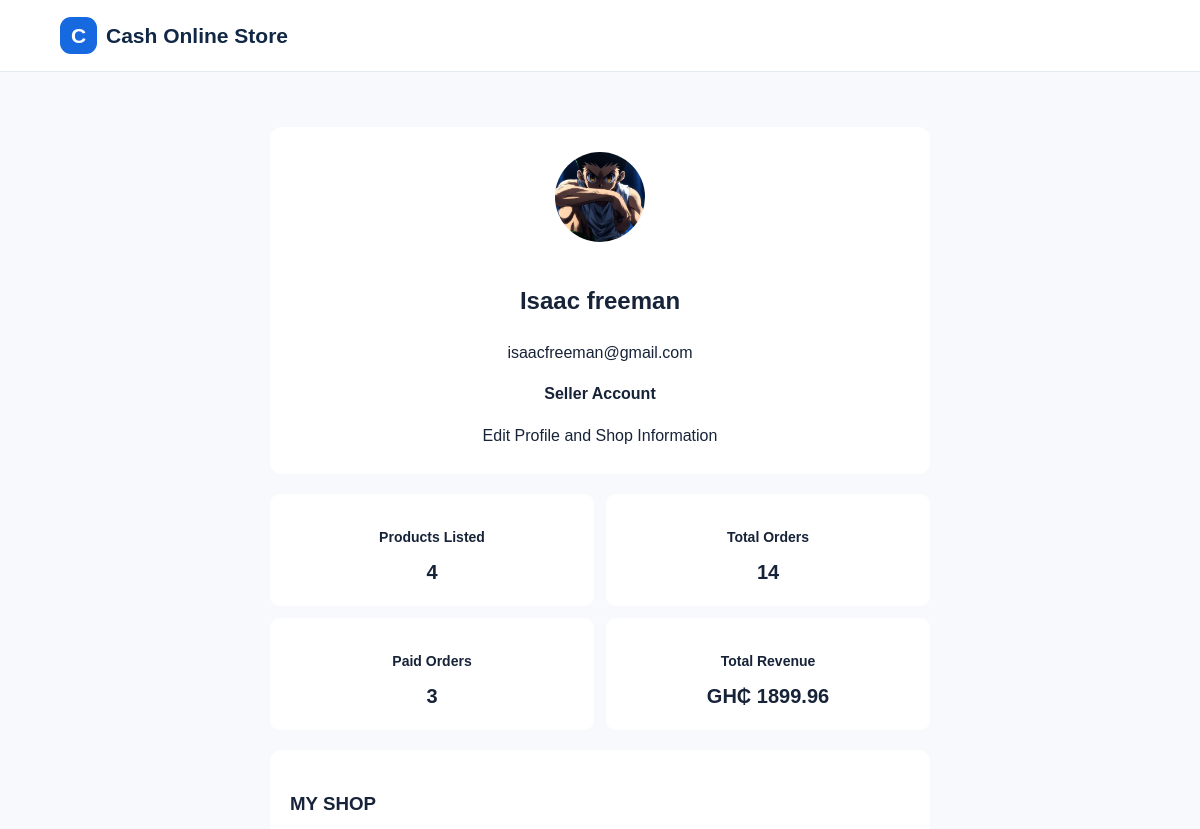
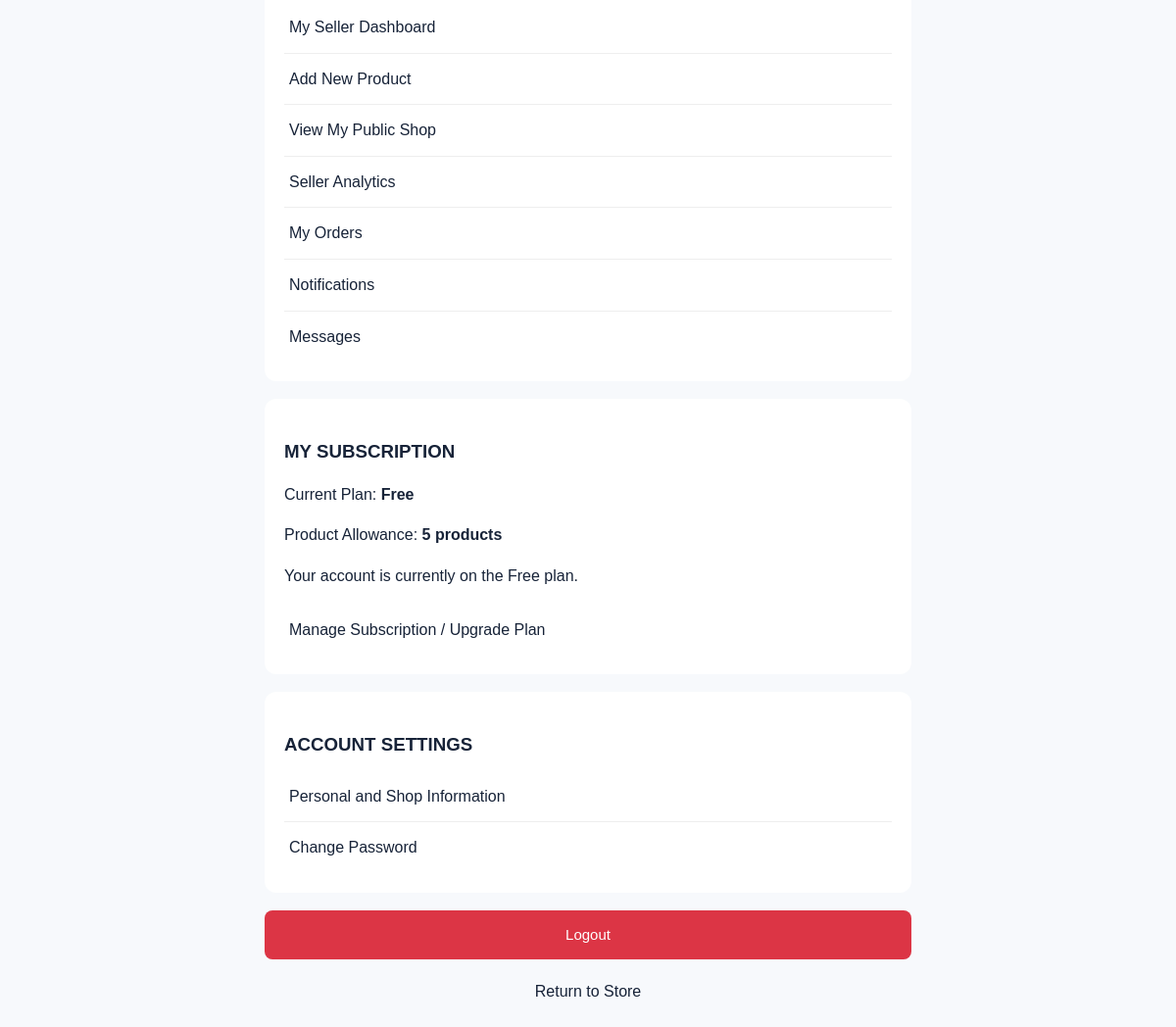
Page /seller/account (signed in) on the earlier database version (2 pictures, top to bottom).
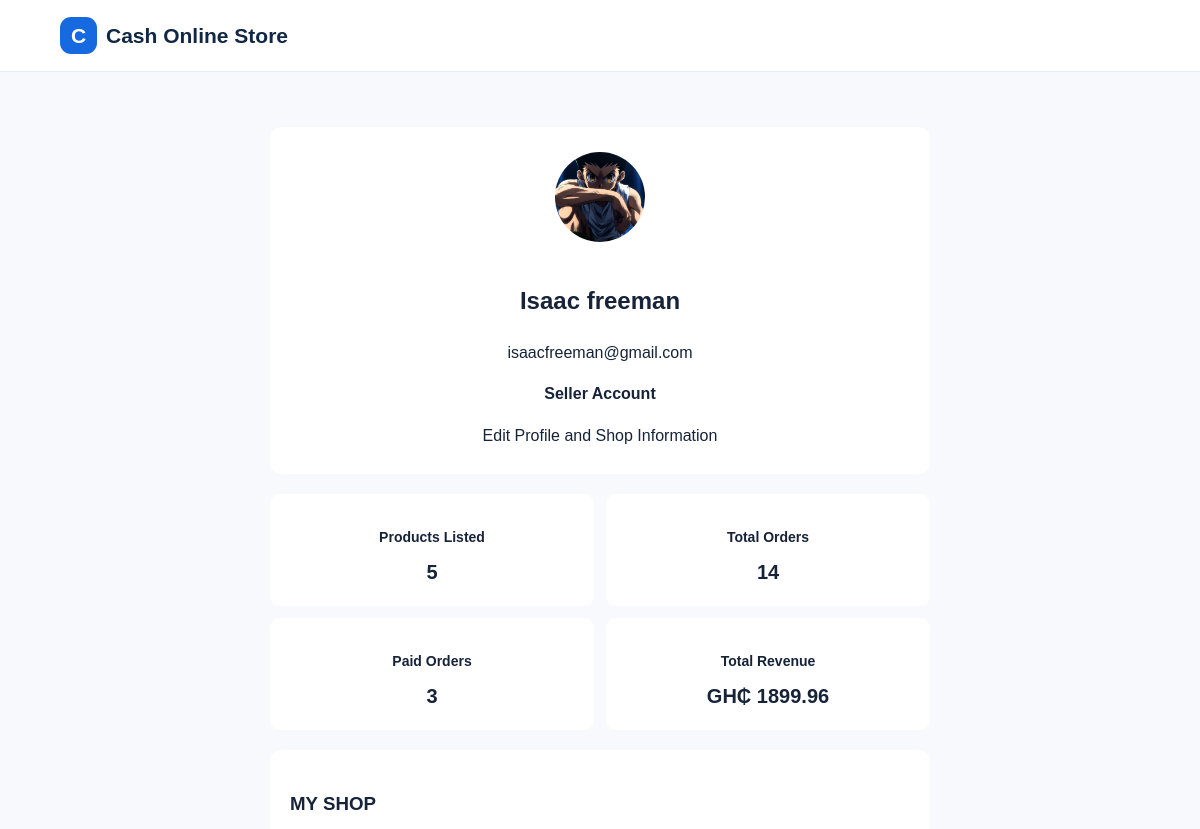
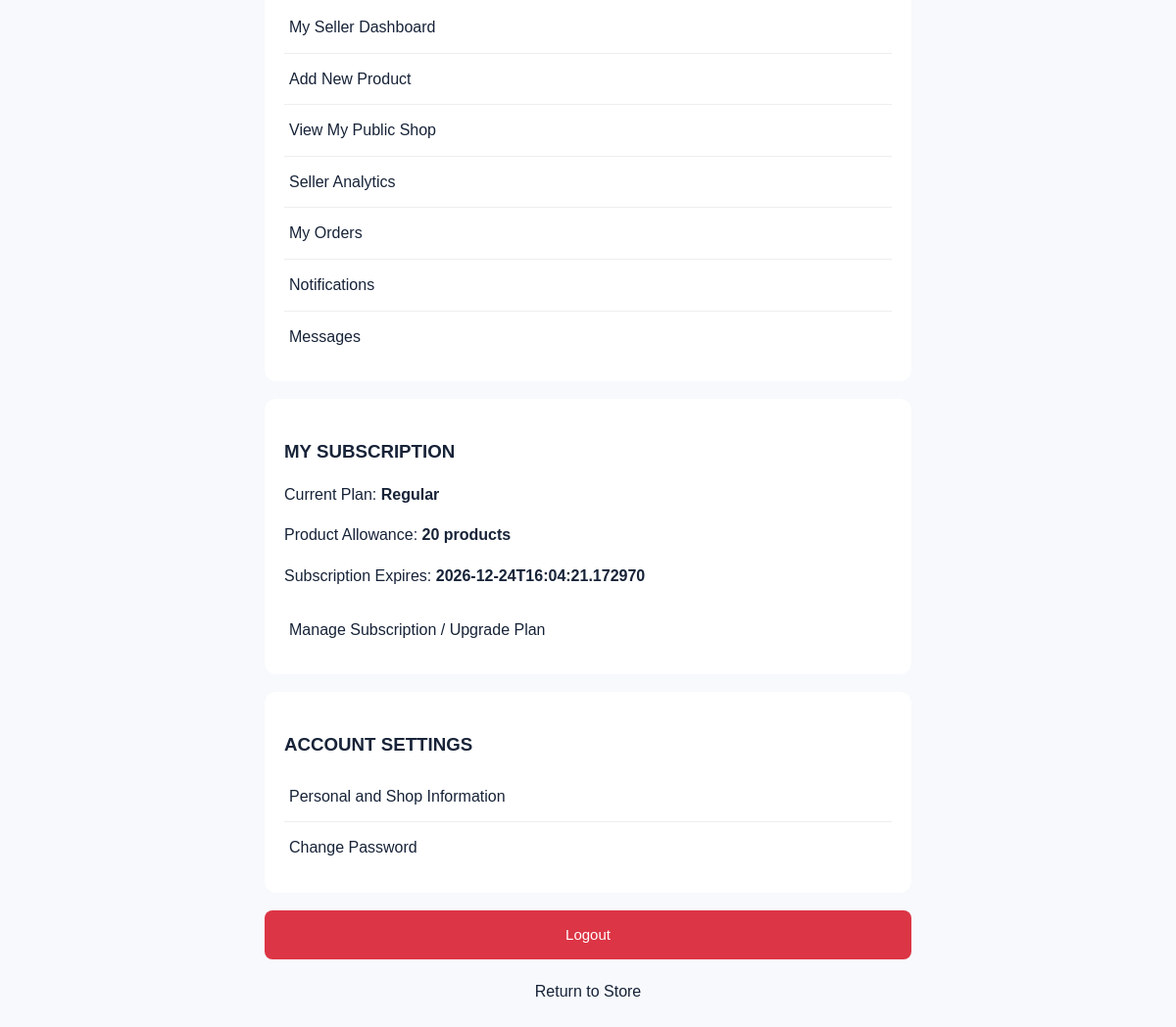
Same page on the later database version (2 pictures, top to bottom).
### tables this page shows
CREATE TABLE seller_subscriptions (
                id INTEGER PRIMARY KEY AUTOINCREMENT,
                seller_id INTEGER NOT NULL,
                plan TEXT NOT NULL
                    CHECK(plan IN ('regular', 'pro', 'premium')),
                price REAL NOT NULL,
                product_limit INTEGER,
                start_date TEXT NOT NULL,
                end_date TEXT NOT NULL,
                status TEXT NOT NULL DEFAULT 'pending'
                    CHECK(status IN ('pending', 'active', 'expired', 'cancelled')),
                created_at TEXT NOT NULL,
                FOREIGN KEY (seller_id) REFERENCES users(id)
                    ON DELETE CASCADE
            );

### app.py (the view)
@app.route("/seller/account")
def seller_account():
    if "user_id" not in session:
        return redirect(url_for("login"))
    if session.get("user_role") != "seller":
        return redirect(url_for("home"))
    seller_id = session["user_id"]
    now = datetime.utcnow().isoformat()
    connection = get_db_connection()
    try:
        user = connection.execute("""
            SELECT *
            FROM users
            WHERE id = ? AND role = 'seller'
        """, (seller_id,)).fetchone()
        if not user:
            return redirect(url_for("home"))
        connection.execute("""
            UPDATE seller_subscriptions
            SET status = 'expired'
            WHERE seller_id = ?
            AND status = 'active'
            AND end_date <= ?
        """, (seller_id, now))
        current_subscription = connection.execute("""
            SELECT *
            FROM seller_subscriptions
            WHERE seller_id = ?
            AND status = 'active'
            AND end_date > ?
            ORDER BY end_date DESC
            LIMIT 1
        """, (seller_id, now)).fetchone()
        if current_subscription:
            plan_name = current_subscription["plan"].capitalize()
            product_limit = current_subscription["product_limit"]
            subscription_expiry = current_subscription["end_date"]
        else:
            plan_name = "Free"
            product_limit = FREE_PRODUCT_LIMIT
            subscription_expiry = None
        product_count = connection.execute("""
            SELECT COUNT(*) AS total
            FROM products
            WHERE seller_id = ?
        """, (seller_id,)).fetchone()["total"]
        stats = connection.execute("""
            SELECT
                COUNT(o.id) AS total_orders,

                COALESCE(SUM(
                    CASE WHEN o.payment_status = 'Paid'
                    THEN 1 ELSE 0 END
                ), 0) AS paid_orders,

                COALESCE(SUM(
                    CASE WHEN o.payment_status IS NULL
                         OR o.payment_status != 'Paid'
                    THEN 1 ELSE 0 END
                ), 0) AS unpaid_orders,

                COALESCE(SUM(
                    CASE WHEN o.payment_status = 'Paid'
                    THEN o.total_price ELSE 0 END
                ), 0) AS total_revenue

            FROM orders o
            JOIN products p ON p.id = o.product_id
            WHERE p.seller_id = ?
        """, (seller_id,)).fetchone()
        connection.commit()
    finally:
        connection.close()
    return render_template(
        "seller_account.html",
        user=user,
        stats=stats,
        product_count=product_count,
        product_limit=product_limit,
        plan_name=plan_name,
        subscription_expiry=subscription_expiry,
        current_subscription=current_subscription
    )

### app.py (called while the page is built)
def get_db_connection():
    connection = sqlite3.connect(DATABASE)
    connection.row_factory = sqlite3.Row
    return connection

@app.context_processor
def inject_unread_messages():
    unread_messages = 0
    if "user_id" in session:
        connection = get_db_connection()
        try:
            unread_messages = connection.execute("""
                SELECT COUNT(*)
                FROM messages m
                JOIN conversations c
                    ON c.id = m.conversation_id
                WHERE m.is_read = 0
                AND m.sender_id != ?
                AND (c.buyer_id = ? OR c.seller_id = ?)
            """, (
                session["user_id"],
                session["user_id"],
                session["user_id"]
            )).fetchone()[0]
        finally:
            connection.close()
    return {
        "unread_messages": unread_messages
    }

### templates/seller_account.html (shortened to what this page needs)
<!DOCTYPE html>
<html lang="en">
<head>
    <link rel="stylesheet"
          href="{{ url_for('static', filename='style.css') }}">
</head>
<body>
<header class="navbar">
    <a class="logo" href="{{ url_for('home') }}">
        <span class="logo-icon">C</span>
        Cash Online Store
    </a>
</header>
<main class="seller-account">
    <section class="account-profile">
        {% if user["profile_image"] %}
            <img class="account-avatar"
                 src="{{ user['profile_image'] }}"
                 alt="Seller Profile">
        {% endif %}
        <h2>{{ user["name"] }}</h2>
        <p>{{ user["email"] }}</p>
        <p><strong>Seller Account</strong></p>
        <a href="{{ url_for('edit_seller_profile') }}">
            Edit Profile and Shop Information
        </a>
    </section>
    <section class="account-summary">
        <div class="summary-card">
            <h3>Products Listed</h3>
            <p>{{ product_count }}</p>
        </div>
        <div class="summary-card">
            <h3>Total Orders</h3>
            <p>{{ stats["total_orders"] }}</p>
        </div>
        <div class="summary-card">
            <h3>Paid Orders</h3>
            <p>{{ stats["paid_orders"] }}</p>
        </div>
        <div class="summary-card">
            <h3>Total Revenue</h3>
            <p>GH₵ {{ "%.2f"|format(stats["total_revenue"]) }}</p>
        </div>
    </section>
    <section class="account-links">
        <h3>MY SHOP</h3>
        <a href="{{ url_for('seller_dashboard') }}">
            My Seller Dashboard
        </a>
        <a href="{{ url_for('add_product') }}">
            Add New Product
        </a>
        <a href="{{ url_for('seller_profile',
                            seller_id=session['user_id']) }}">
            View My Public Shop
        </a>
        <a href="{{ url_for('seller_analytics') }}">
            Seller Analytics
        </a>
        <a href="{{ url_for('seller_orders') }}">
            My Orders
        </a>
        <a href="{{ url_for('notifications') }}">
            Notifications
        </a>
        <a href="{{ url_for('messages') }}">
            Messages
        </a>
    </section>
    <section class="account-links">
        <h3>MY SUBSCRIPTION</h3>
        <p>
            Current Plan:
            <strong>{{ plan_name }}</strong>
        </p>
        <p>
            Product Allowance:
            <strong>
                {% if product_limit is none %}
                    Unlimited
                {% else %}
                    {{ product_limit }} products
                {% endif %}
            </strong>
        </p>
        {% if subscription_expiry %}
            <p>
                Subscription Expires:
                <strong>{{ subscription_expiry }}</strong>
            </p>
        {% else %}
            <p>Your account is currently on the Free plan.</p>
        {% endif %}
        <a href="{{ url_for('subscription') }}">
            Manage Subscription / Upgrade Plan
        </a>
    </section>
    <section class="account-links">
        <h3>ACCOUNT SETTINGS</h3>
        <a href="{{ url_for('edit_seller_profile') }}">
            Personal and Shop Information
        </a>
        <a href="{{ url_for('change_password') }}">
            Change Password
        </a>
    </section>
    <form method="POST" action="{{ url_for('logout') }}">
        <button type="submit" class="logout-button">
            Logout
        </button>
    </form>
    <p style="text-align:center; margin-top:20px;">
        <a href="{{ url_for('home') }}">Return to Store</a>
    </p>
</main>
</body>
</html>

Differences in the rows shown:
added seller_subscriptions: plan "Regular", end_date "2026-12-24T16:04:21.172970"
Other differences:
{{ product_count }}: "4" → "5"
{{ product_limit }}: "5" → "20"
{{ plan_name }}: "Free" → (not shown)
text no longer shown: "Your account is currently on the Free plan."
text now shown: "Subscription Expires:"
